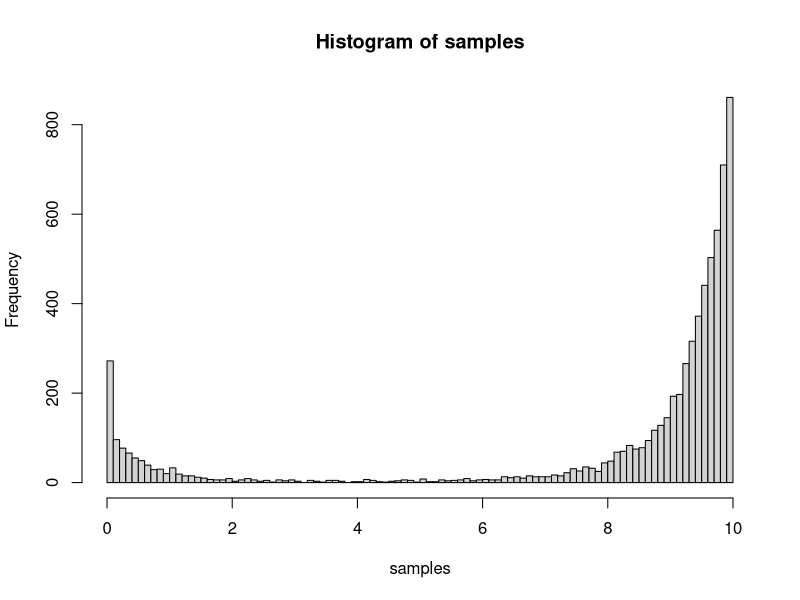

This chart was generated by the following R code:

# Rejection sampler

xes <- seq(0,10,.1)

# defined an arbitrary function
f <- function(x) {
    exp(x**1.5 - 3*x)
}

samples <- NULL
for(i in 1:100000) {

    # pick a random x,y location in big rectangle
    # (big enough to contain all of f)
    x <- sample(xes,1)
    y <- runif(1,0,6)
    
    # Keep x,y if it falls on a bar
    if( y < f(x) ) {
        samples <- c(samples, x)
    }
}

# Look at distribution:
hist(samples, breaks=xes)
